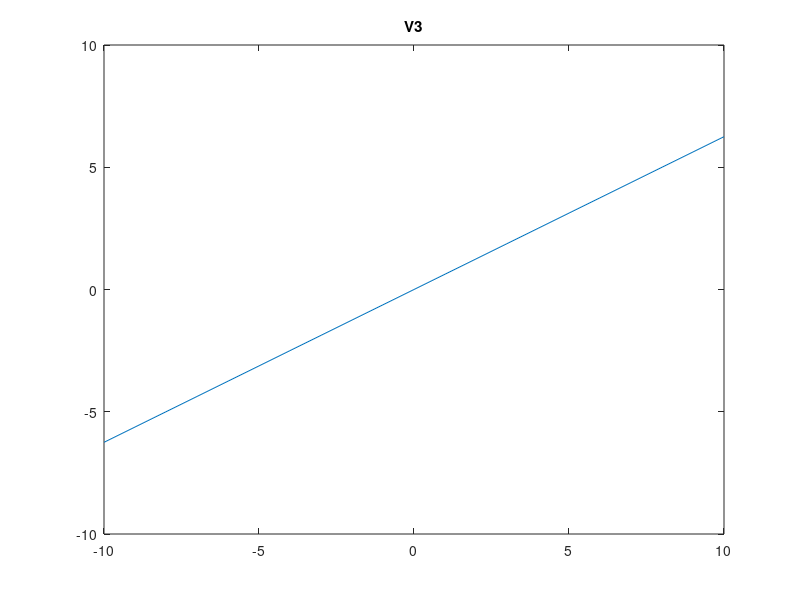
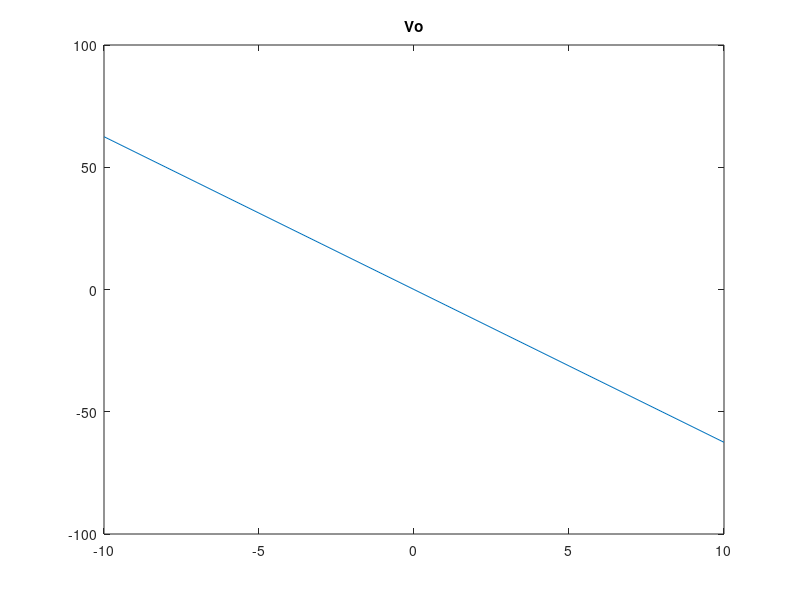
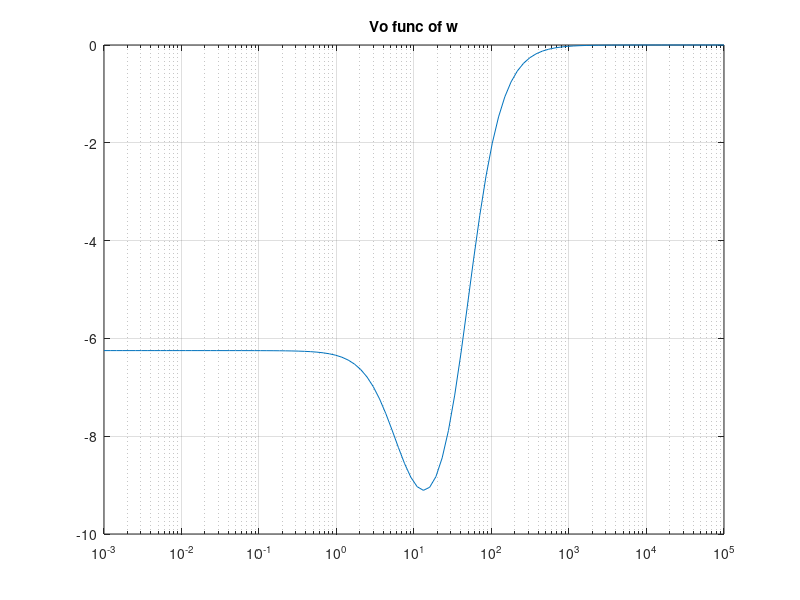
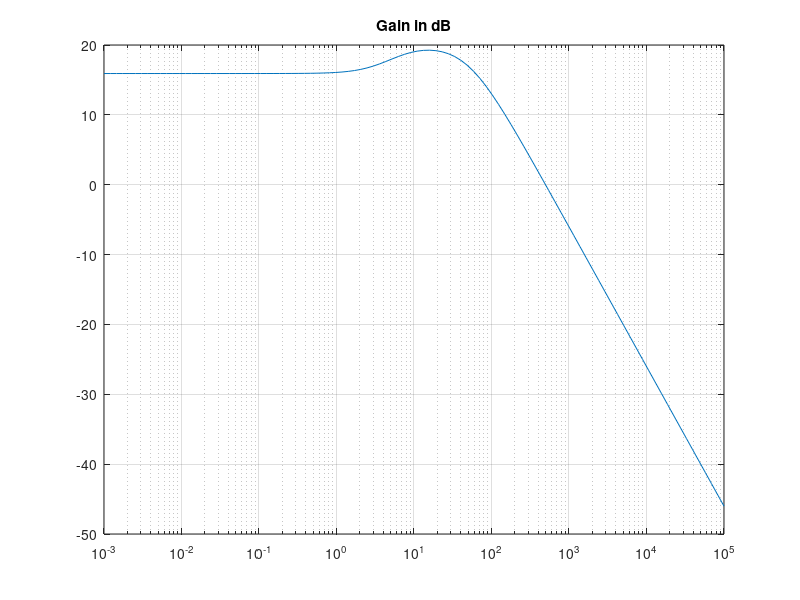

Source code (MATLAB) for these figures, in order:
close all
clear all

R1 = 1;
C = 0.25;
R2 = 2;
L = 0.2;
R3 = 10;
a = 100;
R4 = 0.1;
Ro = 1000;
Y1 = 1/R1;
Y2 = 1/R2;
Y3 = 1/R3;
Y4 = 1/R4;

% V = [V1    V2            V3   V4     V5           i1  iL  i3];
G = [-1/R1  1/R1           0    0       0           1   0   0; 
      1/R1 (-1/R1)-(1/R2)  0    0       0           0  -1   0;
      0      0            -1/R3  0       0           0   1   0;
      0      0            0   -1/R4  1/R4           0   0   1;  
      0      0            0    1/R4 (-1/R4)-(1/Ro)  0  0   0; 
      1      0            0     0       0           0   0   0;
      0      1            -1     0       0           0   0   0; 
      0      0            a/R3  1       0           0   0   0]

% V = [V1 V2 V3 V4 V5 i1 iL i3];
Cm =   [-C  C 0  0  0  0  0  0;
        C -C 0  0  0  0  0  0;
        0  0 0  0  0  0  0  0; 
        0  0 0  0  0  0  0  0;
        0  0 0  0  0  0  0  0; 
        0  0 0  0  0  0  0  0; 
        0  0 0  0  0  0  -L  0; 
        0  0 0  0  0  0  0  0]
    %%%%%%%%%%%%%%%% Remember to output the matrices above %%%%%%%%%%%%%%

 n = 0;
%  VinTest = -10:10; 
for Vin = -10:10 
    n = n + 1;
    F = [0 0 0 0 0 Vin 0 0];
    V = G\F';
    V3(n) = V(3);
    Vo(n) = V(5);
end

vin = -10:1:10;
figure(1)
plot(vin,V3)
title('V3')
figure(2)
plot(vin,Vo)
title('Vo')

% w = linspace(1,1e6);
w = logspace(-3, 5, 100);
for n = 1:100
    F = [0 0 0 0 0 1 0 0];
    V = (G+(1i*w(n)*Cm))\F';
    Voii(n) = V(5);
    Adb(n) = 20*log10(Voii(n));
end

v1 = 1;
figure(3)
%%subplot(4,1,3)
semilogx(w,Voii)
title('Vo func of w')
grid on
figure(4)
semilogx(w,Adb)
title('Gain in dB')
grid on


figure(5)
Cnd = 0.25 + 0.05*randn(1,100);

for n = 1:100
    F = [0 0 0 0 0 1 0 0];
    Cmnd =   [-Cnd(n)  Cnd(n) 0  0  0  0  0  0;
        Cnd(n) -Cnd(n) 0  0  0  0  0  0;
        0  0 0  0  0  0  0  0; 
        0  0 0  0  0  0  0  0;
        0  0 0  0  0  0  0  0; 
        0  0 0  0  0  0  0  0; 
        0  0 0  0  0  0  L  0; 
        0  0 0  0  0  0  0  0];
    V = (G+(pi*Cmnd))\F';
    Voiii(n) = V(5);
end

hist(Voiii)
title('Hist of Gain')

%%%%%%%%%%%%%%%%%%%%%%%%%%%%%%%%%%%%%%%
%Q2

V2 = zeros(8,1);
tstep = 0.001;
time =0;
Vin1 = 0;
deltat = 0.001;
w2 = 2*pi*(1/0.03);
figure(6);
clf;
figure(7);
clf;

for n = 1:1000 %each step represents a milisecond

%     if time == 0.03
%         Vin1 = 1;
%     end
    
%    Vin1 = sin(w2*time);

    Vin1 = exp(-(time-0.06).^2/(2*(0.03)^2));
    
    F2 = [0 0 0 0 0 Vin1 0 0];
    A = G+(Cm/deltat);
    
%     V2 = A\(0*(V2/deltat)+F2.');
    V2 = A\(Cm*(V2/deltat)+F2.');
       
    time = tstep*n;
%     figure(6);
%     hold on
%     scatter(time,Vin1,'r')
%     title('input voltage')
%     figure(7)
%     hold on
%     scatter(time,V2(5),'b')
%     title('output voltage')
    
    Vin11(n,1) = Vin1;
    V2o(n,1) = V2(5);
    
end

figure(8)
X = abs(fft(Vin11)); %fft(Vin11,length(Vin11));
semilogx(1./(deltat:deltat:time),X)
title('fft')
grid on
figure(9)
Xshift = fftshift(X);
semilogx(1./(deltat:deltat:time),Xshift)
grid on
title('fftshift')

%%%%%%% It should be noted that as the time step increases the smoother the
%%%%%%% fourier transform plot becomes. Which would mean it is more 
%%%%%%% precises.

